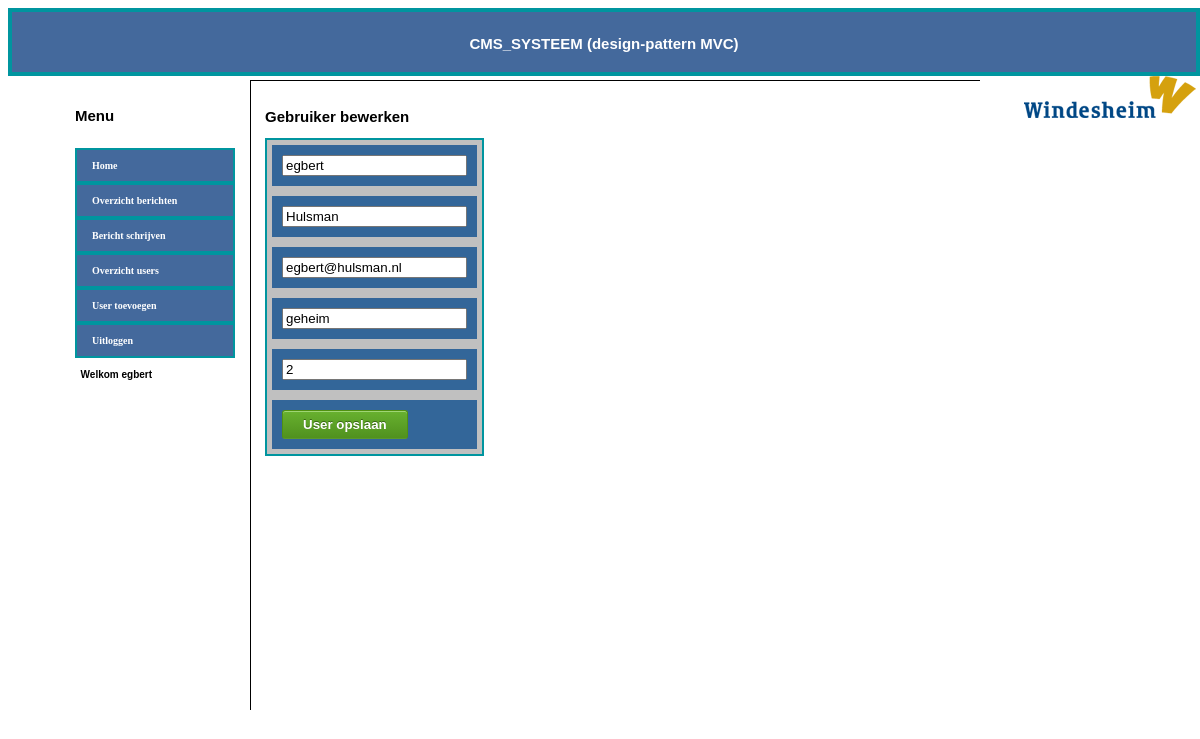
The app's page /view/user_bewerken_form.php?id=9 (signed in) with its own data.
### tables this page shows
CREATE TABLE IF NOT EXISTS `user` (
  `id` int(11) NOT NULL AUTO_INCREMENT,
  `firstname` varchar(200) NOT NULL,
  `lastname` varchar(200) NOT NULL,
  `email` varchar(200) NOT NULL,
  `password` varchar(100) NOT NULL,
  `admin` int(11) NOT NULL,
  PRIMARY KEY (`id`)
);

### view/user_bewerken_form.php (the view, shortened to what this page needs)
<link type='text/css' rel='stylesheet' href='css/style.css'/>
<body>
<?php include 'includes/sentry.php'; ?>
<div id="form">
<?php
include 'includes/header.php';
?>
</div>
<div id="menu">
<?php
include 'includes/menu.php';
?>
</div>
<div id="editor">
<h2>Gebruiker bewerken</h2>
<table>
<form method="post" action="../controller/user_bewerken.php">
<tr><td><input name="voornaam" type="text" value="
<?php include '../model/connect.php'; $id=$_GET['id'];
$sql="SELECT firstname FROM user WHERE id='$id'";
$result=mysqli_query($conn,$sql);
while(list($firstname)=mysqli_fetch_row($result)) {
echo "$firstname"; } ?>"/> </td></tr>
<tr><td><input name="achternaam" type="text" value="
<?php include '../model/connect.php'; $id=$_GET['id'];
$sql="SELECT lastname FROM user WHERE id='$id'";
$result=mysqli_query($conn,$sql);
while(list($lastname)=mysqli_fetch_row($result)) {
echo "$lastname"; } ?>"/> </td></tr>
<tr><td><input name="email" type="text" value="
<?php include '../model/connect.php'; $id=$_GET['id'];
$sql="SELECT email FROM user WHERE id='$id'";
$result=mysqli_query($conn,$sql);
while(list($email)=mysqli_fetch_row($result)) {
echo "$email"; } ?>"/> </td></tr>
<tr><td><input name="wachtwoord" type="text" value="
<?php include '../model/connect.php'; $id=$_GET['id'];
$sql="SELECT password FROM user WHERE id='$id'";
$result=mysqli_query($conn,$sql);
while(list($password)=mysqli_fetch_row($result)) {
echo "$password"; } ?>"/></td></tr>
<tr><td><input name="admin" type="text" value="
<?php include '../model/connect.php'; $id=$_GET['id'];
$sql="SELECT admin FROM user WHERE id='$id'";
$result=mysqli_query($conn,$sql);
while(list($admin)=mysqli_fetch_row($result)) {
echo "$admin"; } ?>"/> </td></tr>
<tr><td><button class="submit" type="submit">User opslaan</button></td></tr>
</form>
</table>
</div>
    </body>
</html>

### view/css/style.css (style rules this page uses)
#form { top:0px; left:0px; width:100%; height:60px; border:4px solid RGB(0, 149, 159); background-color:#44699C; color:#FFF; border-spacing: 0px 0px; }
#menu { position:absolute; left:20px; top:80px; width:200px; height:600px; border-right: 1px solid #000000; padding:15px; }
#editor { position:absolute; width:700px; height:600px; top:80px; left:250px; border-top: 1px solid #000000; padding:15px; }
body { font-family: Arial, Helvetica, sans-serif; font-size: 10px; color: #000000; }
table { border:2px solid RGB(0, 149, 159); border-spacing: 0px 0px; }
td { border: 5px solid #C0C0C0; padding:10px; width:100px; height:30px; background-color:#336699; color:white; }
button.submit { background-color: #68b12f; background: -webkit-gradient(linear, left top, left bottom, from(#68b12f), to(#50911e)); background: -webkit-linear-gradient(top, #68b12f, #50911e); background: -moz-linear-gradient(top, #68b12f, #50911e); background: -ms-linear-gradient(top, #68b12f, #50911e); background: -o-linear-gradient(top, #68b12f, #50911e); background: linear-gradient(top, #68b12f, #50911e); border: 1px solid #509111; border-bottom: 1px solid #5b992b; border-radius: 3px; -webkit-border-radius: 3px; -moz-border-radius: 3px; -ms-border-radius: 3px; -o-border-radius: 3px; box-shadow: inset 0 1px 0 0 #9fd574; -webkit-box-shadow: 0 1px 0 0 #9fd574 inset ; -moz-box-shadow: 0 1px 0 0 #9fd574 inset; -ms-box-shadow: 0 1px 0 0 #9fd574 inset; -o-box-shadow: 0 1px 0 0 #9fd574 inset; color: white; font-weight: bold; padding: 6px 20px; text-align: center; text-shadow: 0 -1px 0 #396715; }

### records on screen
user: voornaam "egbert", achternaam "Hulsman", email "egbert@hulsman.nl", wachtwoord "geheim", admin "2"

### other values on screen
$_SESSION['firstname'] "egbert"
